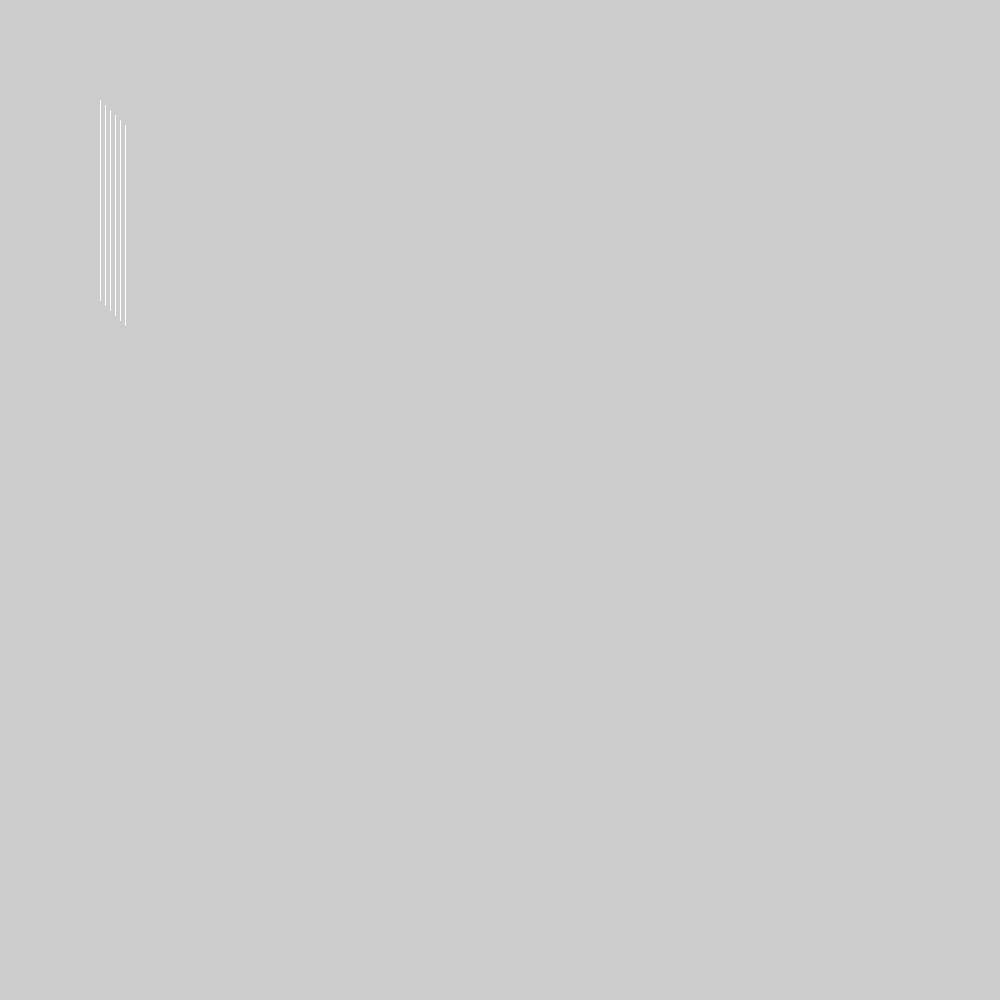
Frame 1 (no input)
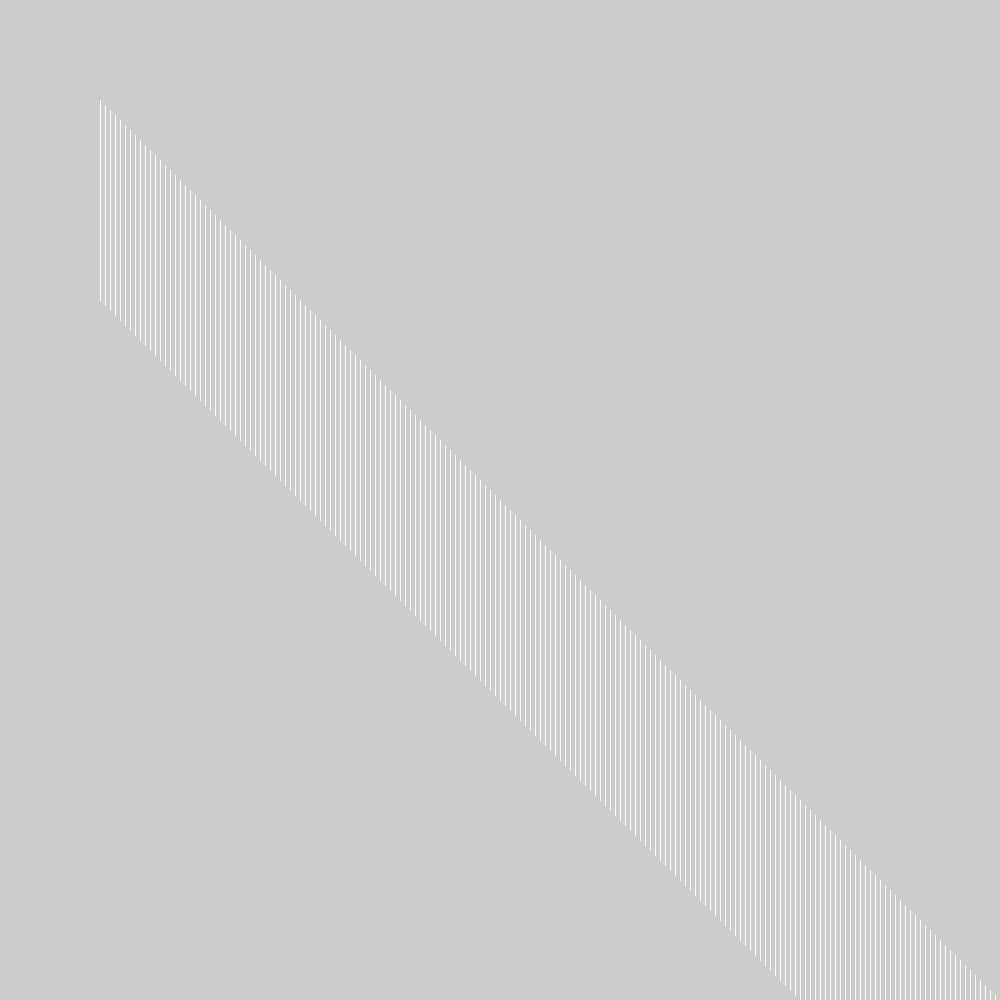
Frame 60 (the mouse pressed at the canvas centre just before this capture)
Frame 120 (the mouse held since frame 60 and released just before this capture): identical to frame 60, image omitted

The Processing sketch that drew these frames (run headless with seeded random() and noise(); from frame 60 on, the mouse is pressed at the canvas centre):

// Processing sketch: lineLoopsSketch
// ── lineLoopsSketch.pde
/* 
 Draw a dozen lines across the screen. After the first line, 
 the lines that follow will be based off the original.
 Define global variables, draw a dozen lines
 
 First, draw line1.
 */

int x1pos;
int x2pos;
int y1pos;
int y2pos;

int rate1;

void setup() {

  size(1000, 1000);

  x1pos = 100;
  x2pos = 100;
  y1pos = 100;
  y2pos = 300;

  rate1 = 5;
}

void draw() {
  
  //background(0);
  stroke(255);
  line(x1pos, y1pos, x2pos, y2pos);


  // for loop implementation  
  for (int i = 0; i < 5; i++) {
    line(x1pos + rate1, y1pos + rate1, x2pos + rate1, y2pos + rate1);
    rate1 = rate1 + 5;
    println(i);
  }
  
  


  /* while loop implementation
   while (rate1 <= 200) {
   line(x1pos + rate1, y1pos + rate1, x2pos + rate1, y2pos + rate1);
   rate1 = rate1 + 5;
   println(rate1);
   }
   */
}
